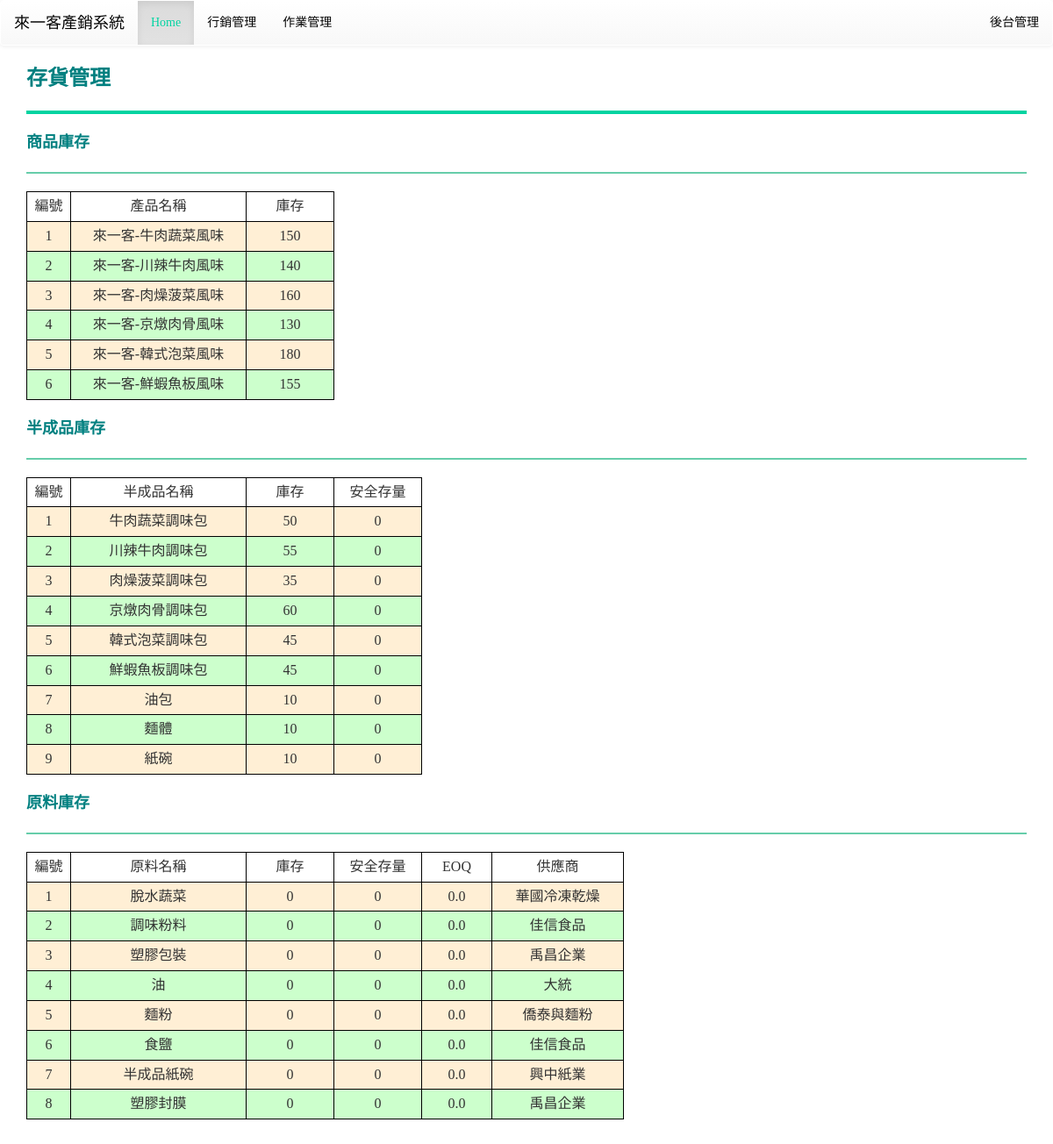
Screenshot of /product/stock/ with the database file from the repository.
### mainsite/models.py (models this page shows, shortened)
class Product(models.Model):
    name = models.CharField(max_length=10)
    price = models.IntegerField()
    stock = models.IntegerField()
    TL = models.IntegerField()
    element = models.ManyToManyField(Intermediate, through='Product_element')

class Intermediate(models.Model):
    name = models.CharField(max_length=10)
    stock = models.IntegerField()
    safe_stock = models.IntegerField()
    TL = models.IntegerField()
    element = models.ManyToManyField(Ingredient, through='Intermediate_element')

class Ingredient(models.Model):
    name = models.CharField(max_length=10)
    cost = models.IntegerField()
    stock = models.IntegerField()
    safe_stock = models.IntegerField()
    last_date = models.DateField()
    EOQ = models.FloatField()
    supplier = models.ForeignKey(Supplier, on_delete=models.CASCADE)
    TL = models.IntegerField()

class Supplier(models.Model):
    name = models.CharField(max_length=10)
    tel = models.CharField(max_length=10)
    def __str__(self):
        return self.name

### mainsite/views.py (the view)
# urls.py: path('product/stock/', views.stock),
def stock(request):
    products = models.Product.objects.all()
    intermediates = models.Intermediate.objects.all()
    ingredients = models.Ingredient.objects.all()
    template = get_template('stock.html')
    html = template.render(locals())
    return HttpResponse(html)

### templates/stock.html (shortened to what this page needs)
{% extends "base.html" %}
{% load static %}
{% block content %}
<div class='container'>
	<b><font color="#008080" size="5pt">存貨管理</font></b>
	<hr style="border:2px solid #00d3a1;background-color:#66CDAA" />
	<b><font color="#008080" size="4pt">商品庫存</font></b>
	<hr style="border:1px solid #66CDAA;background-color:#66CDAA" />
	{% for p in products %}
	{% if forloop.first %}
	<table>
		<tr bgcolor='#ffffff'>
			<td width=50 align=center>編號</td>
			<td width=200>產品名稱</td>
			<td width=100>庫存</td>
		</tr>
	{% endif %}
		<tr bgcolor='{% cycle "#FFEFD5" "ccffcc" %}'>
			<td align=center>{{ p.id }} </td>
			<td>{{ p.name }}</td>
			<td align=center>{{ p.stock }}</td>
		</tr>
	{% if forloop.last %}
	</table>
	{% endif %}
	{% endfor %}
	<br>
	<b><font color="#008080" size="4pt">半成品庫存</font></b>
	<hr style="border:1px solid #66CDAA;background-color:#66CDAA" />
	{% for m in intermediates %}
	{% if forloop.first %}
	<table>
		<tr bgcolor='#ffffff'>
			<td width=50 align=center>編號</td>
			<td width=200>半成品名稱</td>
			<td width=100>庫存</td>
			<td width=100>安全存量</td>
		</tr>
	{% endif %}
		<tr bgcolor='{% cycle "#FFEFD5" "ccffcc" %}'>
			<td align=center>{{ m.id }} </td>
			<td>{{ m.name }}</td>
			<td align=center>{{ m.stock }}</td>
			<td align=center>{{ m.safe_stock }}</td>
		</tr>
	{% if forloop.last %}
	</table>
	{% endif %}
	{% endfor %}
	<br>
	<b><font color="#008080" size="4pt">原料庫存</font></b>
	<hr style="border:1px solid #66CDAA;background-color:#66CDAA" />
	{% for i in ingredients %}
	{% if forloop.first %}
	<table>
		<tr bgcolor='#ffffff'>
			<td width=50 align=center>編號</td>
			<td width=200>原料名稱</td>
			<td width=100>庫存</td>
			<td width=100>安全存量</td>
			<td width=80>EOQ</td>
			<td width=150>供應商</td>
		</tr>
	{% endif %}
		<tr bgcolor='{% cycle "#FFEFD5" "ccffcc" %}'>
			<td align=center>{{ i.id }} </td>
			<td>{{ i.name }}</td>
			<td align=center>{{ i.stock }}</td>
			<td align=center>{{ i.safe_stock }}</td>
			<td align=center>{{ i.EOQ }}</td>
			<td align=center>{{ i.supplier }}</td>
		</tr>
	{% if forloop.last %}
	</table>
	{% endif %}
	{% endfor %}
	<br>
	<br>
</div>
{% endblock %}

### templates/base.html (style rules this page uses)
table { border:1px solid #000; font-family: 微軟正黑體; font-size:16px; border:1px solid #000; text-align:center; border-collapse:collapse; }
td { border:1px solid #000; padding:5px; }
h1, h2, h3, h4, h5, p, div { font-family: 微軟正黑體; }

### rows the page displays
Product: shows "編號", id "1", name "來一客-牛肉蔬菜風味", stock "150"
Product: id "2", name "來一客-川辣牛肉風味", stock "140"
Product: id "3", name "來一客-肉燥菠菜風味", stock "160"
Product: id "4", name "來一客-京燉肉骨風味", stock "130"
Product: id "5", name "來一客-韓式泡菜風味", stock "180"
Product: id "6", name "來一客-鮮蝦魚板風味", stock "155"
Intermediate: shows "編號", id "1", name "牛肉蔬菜調味包", stock "50", safe_stock "0"
Intermediate: id "2", name "川辣牛肉調味包", stock "55", safe_stock "0"
Intermediate: id "3", name "肉燥菠菜調味包", stock "35", safe_stock "0"
Intermediate: id "4", name "京燉肉骨調味包", stock "60", safe_stock "0"
Intermediate: id "5", name "韓式泡菜調味包", stock "45", safe_stock "0"
Intermediate: id "6", name "鮮蝦魚板調味包", stock "45", safe_stock "0"
Intermediate: id "7", name "油包", stock "10", safe_stock "0"
Intermediate: id "8", name "麵體", stock "10", safe_stock "0"
Intermediate: id "9", name "紙碗", stock "10", safe_stock "0"
Ingredient: shows "編號", id "1", name "脫水蔬菜", stock "0", safe_stock "0", EOQ "0.0", supplier "華國冷凍乾燥"
Ingredient: id "2", name "調味粉料", stock "0", safe_stock "0", EOQ "0.0", supplier "佳信食品"
Ingredient: id "3", name "塑膠包裝", stock "0", safe_stock "0", EOQ "0.0", supplier "禹昌企業"
Ingredient: id "4", name "油", stock "0", safe_stock "0", EOQ "0.0", supplier "大統"
Ingredient: id "5", name "麵粉", stock "0", safe_stock "0", EOQ "0.0", supplier "僑泰與麵粉"
Ingredient: id "6", name "食鹽", stock "0", safe_stock "0", EOQ "0.0", supplier "佳信食品"
Ingredient: id "7", name "半成品紙碗", stock "0", safe_stock "0", EOQ "0.0", supplier "興中紙業"
Ingredient: id "8", name "塑膠封膜", stock "0", safe_stock "0", EOQ "0.0", supplier "禹昌企業"
